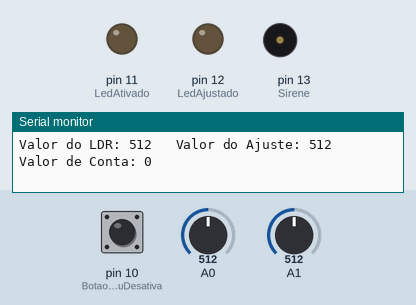
Recording of a sketch running on a simulated Arduino Uno, built with avr-gcc and run on an emulated ATmega328P. Parts: output pins drawn as LEDs (lit = HIGH), buzzer (waves = sounding, pin HIGH), the last lines printed to the serial monitor. Inputs (shaded band) come from the test bench; at power-on: pin 10 (BotaoAtivaOuDesativa) LOW, A0 = 512, A1 = 512.

Above: at 1.2 s.
1.3 s: pin 10 (BotaoAtivaOuDesativa) pulled HIGH for 0.15 s
At 2.4 s:
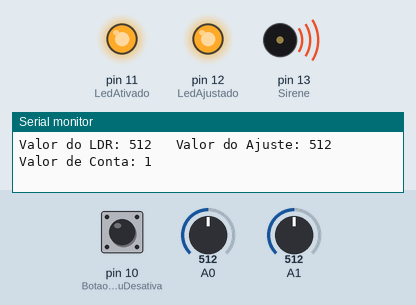
2.9 s: A0 set to 598
5.9 s: A0 set to 629
At 6.3 s:
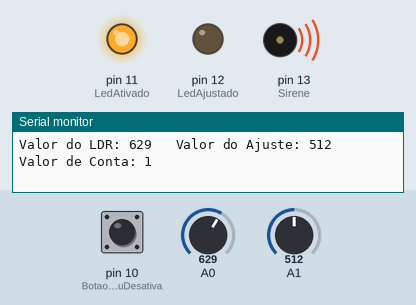
7.4 s: A1 set to 107
10.4 s: A1 set to 90
13.4 s: A1 set to 514
16.4 s: A1 set to 543
At 17.6 s:
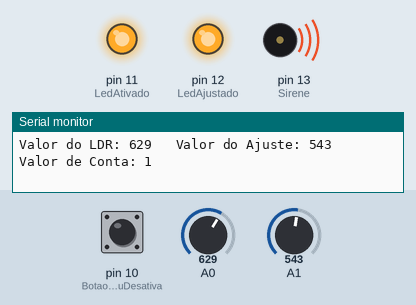
Timing chart, 0 to 19.4 s (numbered marks = the images above; inputs shaded):
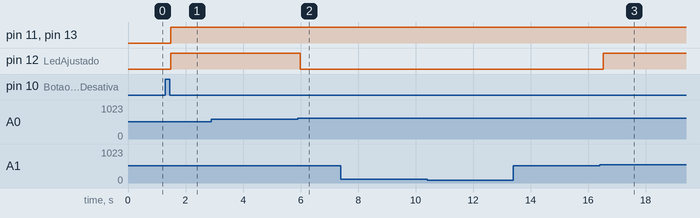

The sketch:

sketch_aug02a.ino
```cpp
/***********************************************************************
Autor: Marlon Nardi Walendorff
Adaptado por Glauber Faria dos Santos
Projeto: Alarme a Laser com Arduino

************************************************************************/
// ------------------------------------------------------- Entradas Analógicas ----------------------------------------------------------- //
#define SensorLDR A0 // Diz para o compilador (IDE do arduino) que SersorLDR e A0 são a mesma coisa.
#define Ajuste A1

// -------------------------------------------------------- Saídas Digitais -------------------------------------------------------------- //
#define Sirene 13
#define LedAjustado 12
#define LedAtivado 11

// -------------------------------------------------------- Entradas Digitais ------------------------------------------------------------ //
#define BotaoAtivaOuDesativa 10

// ---------------------- Valor da Constante de Diferença de Iluminação do LDR com Laser e Sem Laser ------------------------------------- //
#define ConstanteDB 100


// ------------------------------------------------- Definições de Variáveis Globais ----------------------------------------------------- //
unsigned int ValorAjuste = 0;
unsigned int ValorSensorLDR = 0;
unsigned int AcionaSireneEMantem = 0;
unsigned int CONTA = 0;
unsigned int PARA = 0;


void setup() {
  // coloque aqui se código que será executado somente uma vez:
  // ------------------------------------------------------ Declaração das saídas ---------------------------------------------------------- //
  pinMode(Sirene, OUTPUT);// Define o pino da Sirene como saída.
  pinMode(LedAjustado, OUTPUT);// Define o pino do Led de ajuste como saída.
  pinMode(LedAtivado, OUTPUT);// Define o pino do Led de ativado como saída.

  // ------------------------------------------------------ Declaração da entrada ---------------------------------------------------------- //
  pinMode(BotaoAtivaOuDesativa, INPUT);// Define o pino do botão de ativar ou desativar como entrada.

  // ------------------------------------------------------- Comunicação Serial ------------=----------------------------------------------- //
  Serial.begin(9600);// Inicia a comunicação serial com velocidade de 9600 bits por segundo.

}

void loop() {
  // coloque aqui se código que será executado repetidamente:

  ValorSensorLDR =  analogRead(A0);// Joga os valores da leitura analógica do pino A0 (de 0 à 1023) para a variável ValorSensorLDR.
  ValorAjuste =  analogRead(A1);// Joga os valores da leitura analógica do pino A1 (de 0 à 1023) para a variável ValorAjuste.

  Serial.print("Valor do LDR: ");// Escreve no monitor serial o texto "Valor do LDR: ".
  Serial.print(ValorSensorLDR);// Escreve no monitor serial o valor da variável ValorSensorLDR.
  Serial.print("   Valor do Ajuste: ");// Escreve no monitor serial o texto "   Valor do Ajuste: ".
  Serial.print(ValorAjuste);// Escreve no monitor serial o valor da variável ValorAjuste.
  Serial.print("   Valor de Conta: ");// Escreve no monitor serial o texto "   Valor de Conta: ".
  Serial.println(CONTA);// Escreve no monitor serial o valor da variável CONTA e pula linha.


  // ---------------------------------------------------------- Ativa/Desativa o Alarme -------------------------------------------------------------------- //

  if (digitalRead(BotaoAtivaOuDesativa) == HIGH && PARA == 0) { // Se o botão Botão Ativa Ou Desativa estiver precionado e para estive igual a 0.
    PARA = 1;// A variável PARA vai para o valor 1.
  }

  if (digitalRead(BotaoAtivaOuDesativa) == LOW && PARA == 1) { // Se o botão Botão Ativa Ou Desativa estiver solto e para estive igual a 1.
    CONTA++;// A variável CONTA soma 1, ou seja, sai de 0 e vai para 1.
    PARA = 0;// A variável PARA vai para o valor 0.
  }


  if (CONTA == 0) { // Se a variável CONTA estiver com o valor de 0.

    digitalWrite(LedAtivado, LOW);// Desliga o LED Ativado.
    AcionaSireneEMantem = 0;// A variável AcionaSireneEMantem vai para o valor de 0.
  }


  if (CONTA == 1) { // Se a variável CONTA estiver com o valor de 1.
    digitalWrite(LedAtivado, HIGH);// Liga o LED Ativado.
  }


  if (CONTA == 2) { // Se a variável CONTA estiver com o valor de 2.

    CONTA = 0;// A variável CONTA vai para o valor de 0.
  }


  if (ValorAjuste + ConstanteDB >= ValorSensorLDR  && CONTA == 1 ) { // Se o valor do ajuste mais a variável ConstanteDB for maior e igual ao valor da variável ValorSensorLDR e o valor de CONTA estiver para 1 (ou seja, o alarme está ligado).
    digitalWrite(LedAjustado, HIGH);// Liga o LED Ajustado.
  } else {

    digitalWrite(LedAjustado, LOW);// Desliga o LED Ajustado.
  }


  if (ValorSensorLDR <= ValorAjuste && CONTA == 1) { // Se o valor do ValorSensorLDR for menor e igual ao valor da variável ValorAjuste e o valor de CONTA estiver para 1 (ou seja, o alarme está ligado).
    AcionaSireneEMantem = 1;// A variável AcionaSireneEMantem vai para o valor 1.

  }

  if (AcionaSireneEMantem == 0 ) {// Se o valor da variável AcionaSireneEMantem for igual a 0.

    digitalWrite(Sirene, LOW);// Desliga a sirene.
  }


  if (AcionaSireneEMantem == 1 ) {// Se o valor da variável AcionaSireneEMantem for igual a 1.

    digitalWrite(Sirene, HIGH);// Liga a sirene.
  }


}
```

Measured:
- the behaviour switches between 612 and 613 on A0 (found by bisection; images 1 and 2)
- the behaviour switches between 528 and 529 on A1 (found by bisection; images 2 and 3)
- after the input at 1.3 s, pin 11 (LedAtivado), pin 12 (LedAjustado), pin 13 (Sirene): LOW → HIGH after 0.18 s
- after the input at 5.9 s, pin 12 (LedAjustado): HIGH → LOW after 0.09 s
- after the input at 16.4 s, pin 12 (LedAjustado): LOW → HIGH after 0.12 s
